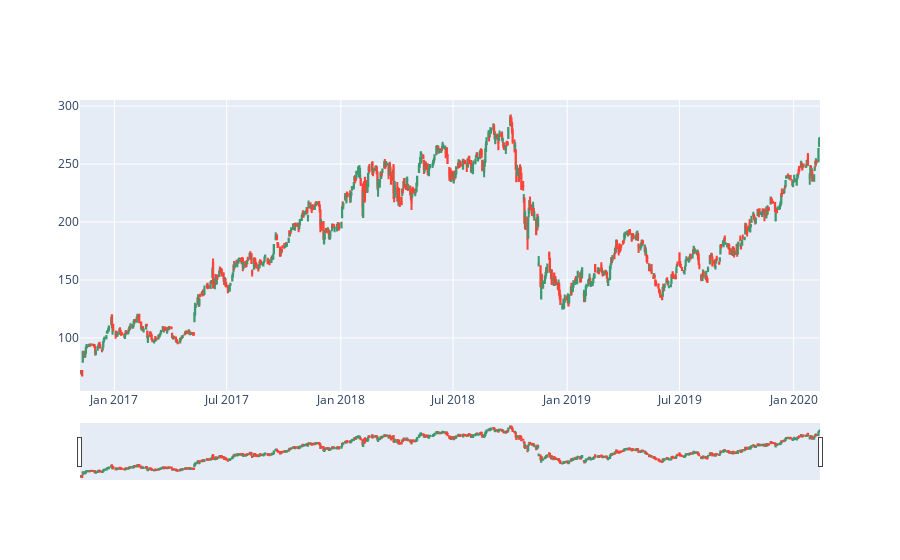

Notebook cell for this chart:
### Code cell
go.Figure(data=[go.Candlestick(x=df.index,
                open=df['Open'],
                high=df['High'],
                low=df['Low'],
                close=df['Close'])])

### Figure 1 — Plotly figure (JSON) as saved in the notebook; plotly's stock layout.template omitted (floating-point values rounded to 4 significant figures; data arrays with more than 128 entries replaced by an {"elided": "..."} marker saying what was removed)
{"data": [{"close": {"elided": "821 float values"}, "high": {"elided": "821 float values"}, "low": {"elided": "821 float values"}, "open": {"elided": "821 float values"}, "type": "candlestick", "x": {"elided": "821 str values"}}], "layout": {}}
